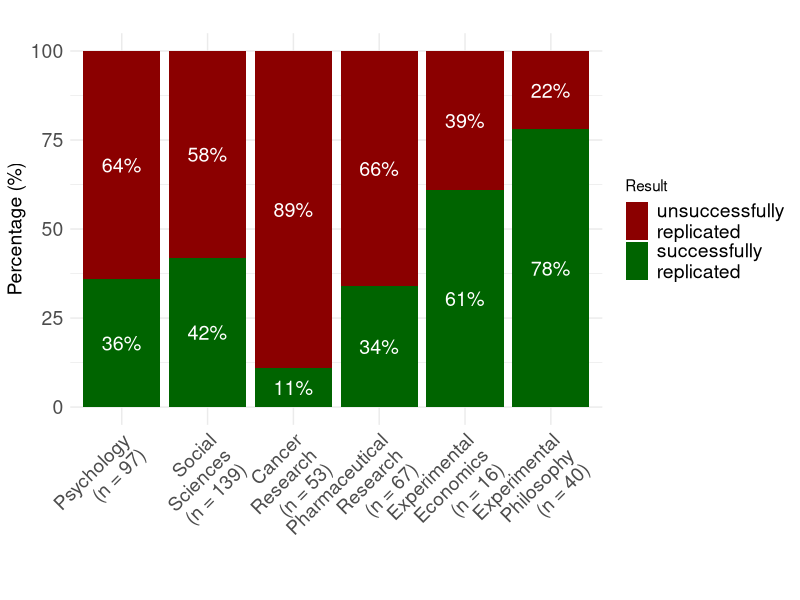

Write the R code that produced this figure.
## ---- chunk 1
library(ggplot2)
library(tidyverse)

# Note Felix: Changed Exp. Phil. back to 78/22% as this is the p-value metric (consistent to the other projects).
# Prinz et al (2011; PHarmaceutical Research): Computed replication rate as: (3+5+14)/(22+43) (excluding "not applicable")
# Removed "Economics (43/57)", as these were Reproductions (moved to next slide on Reproduction successes)
# Added "Social Sciences"

# Sample data
df <- data.frame(Category = rep(c("Psychology (n = 97)", 
                                  "Social Sciences (n = 139)",
                                  "Cancer Research (n = 53)", 
                                  "Pharmaceutical Research (n = 67)",
                                  "Experimental Economics (n = 16)",
                                  "Experimental Philosophy (n = 40)"), 
                                each = 2),
                 Result = rep(c("successfully replicated",
                                "unsuccessfully replicated"), 
                              times = 6),
  Value = c(36, 64, 42, 58, 11, 89, 34, 66, 61, 39, 78, 22)
)

# Preserve order of bars on x-axis
df$Category <- factor(
  df$Category,
  levels = c("Psychology (n = 97)", 
             "Social Sciences (n = 139)",
             "Cancer Research (n = 53)", 
             "Pharmaceutical Research (n = 67)",
             "Experimental Economics (n = 16)",
             "Experimental Philosophy (n = 40)")
)

# Make stacking order explicit: unsuccessfully replicated on top, successfully on bottom.
df$Result <- factor(df$Result, 
                    levels = c("unsuccessfully replicated",
                               "successfully replicated"))

# Plot
ggplot(df, aes(x = Category, y = Value, fill = Result)) +
  geom_bar(stat = "identity") +
  geom_text(aes(label = paste0(Value, "%")), # use position_stack(vjust = 0.5) to center a label inside each segment
            position = position_stack(vjust = 0.5),
            color = "white",
            size = 5) +
  labs(title = "",
       x = "",
       y = "Percentage (%)") +
  scale_fill_manual(values = c("successfully replicated" = "darkgreen",
                               "unsuccessfully replicated" = "darkred"),
                    labels = function(x) str_wrap(x, width = 12)) + # wrap legend names
  theme_minimal() +
  scale_x_discrete(labels = function(x) str_wrap(x, width = 10)) + # to wrap text
  theme(axis.text.x = element_text(angle = 45, hjust = 1, size = 14),
        axis.text.y = element_text(size = 14),
        axis.title.x = element_text(size = 14),
        axis.title.y = element_text(size = 14),
        legend.text = element_text(size = 14))
